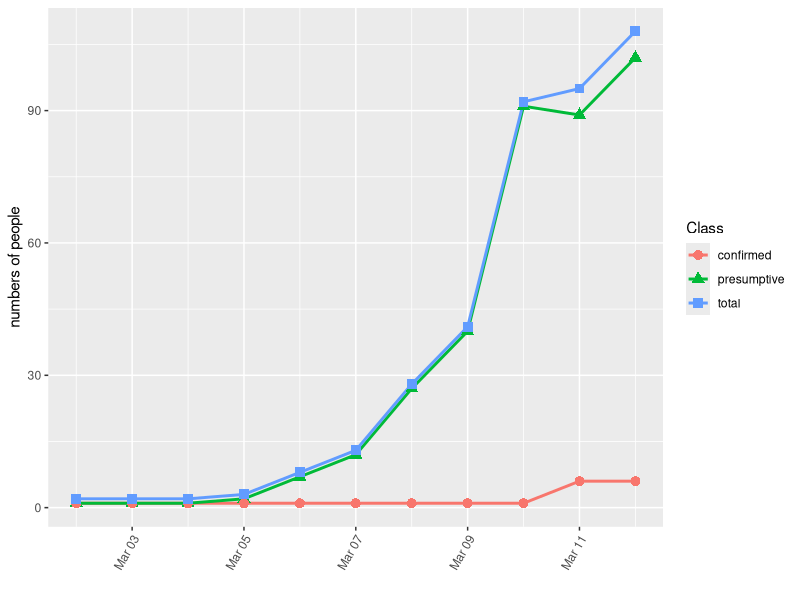
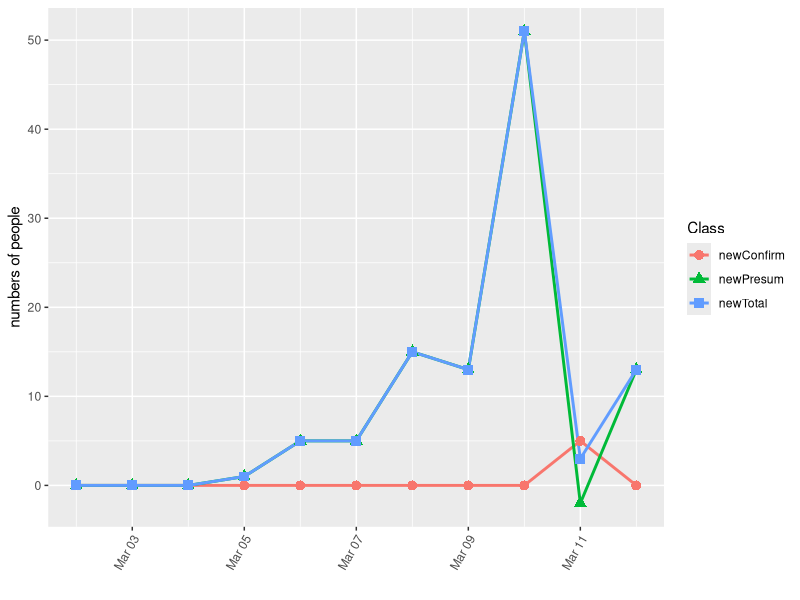
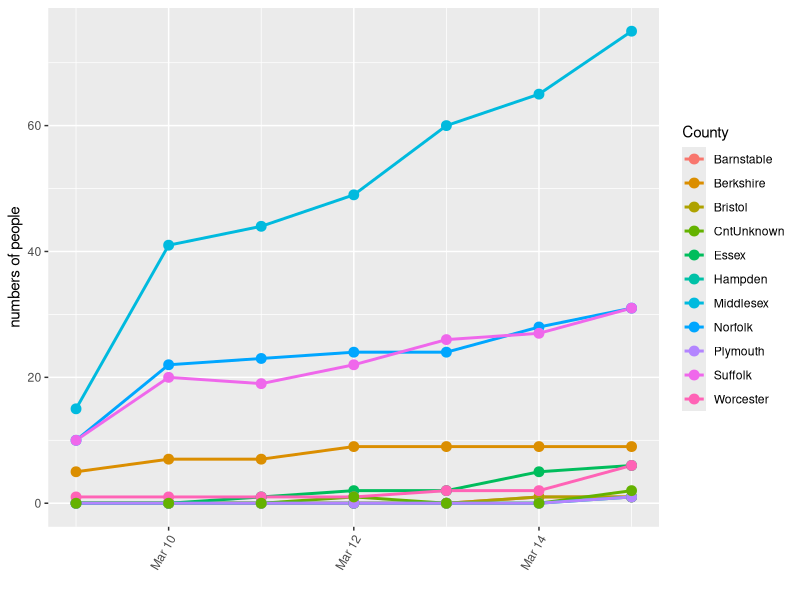
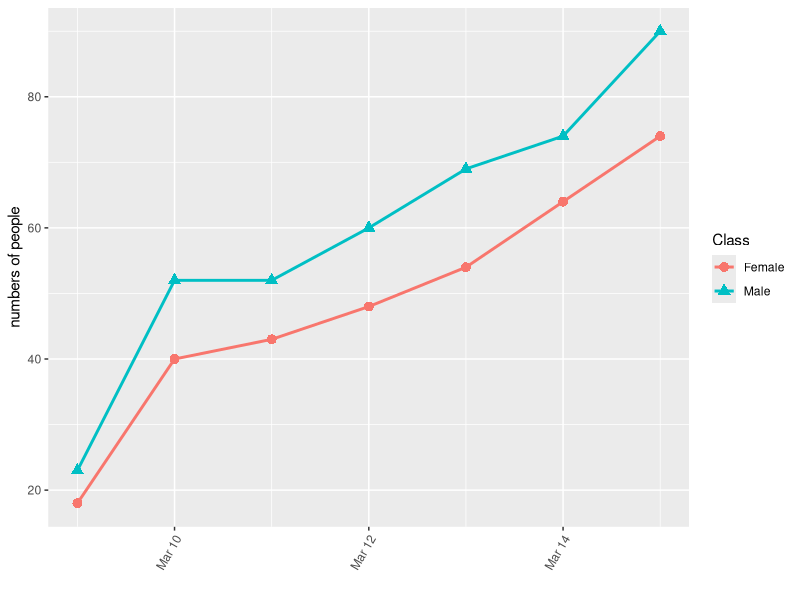
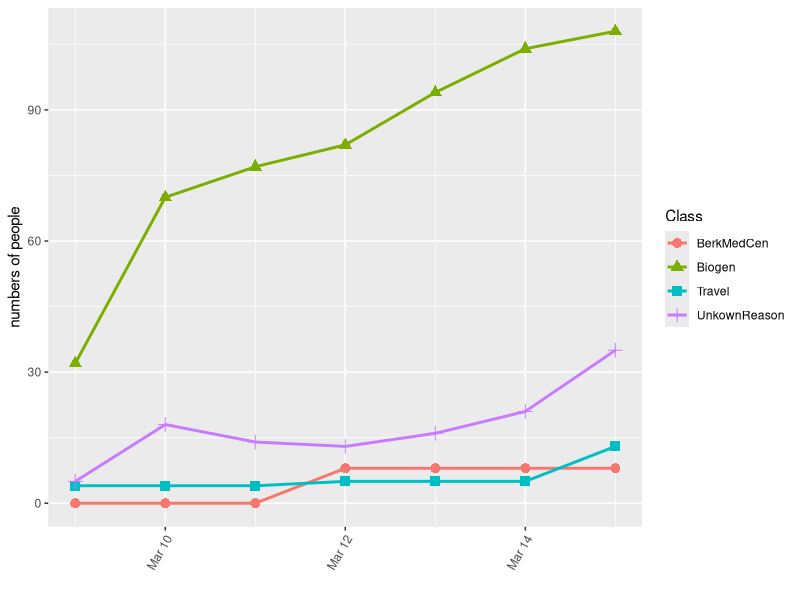
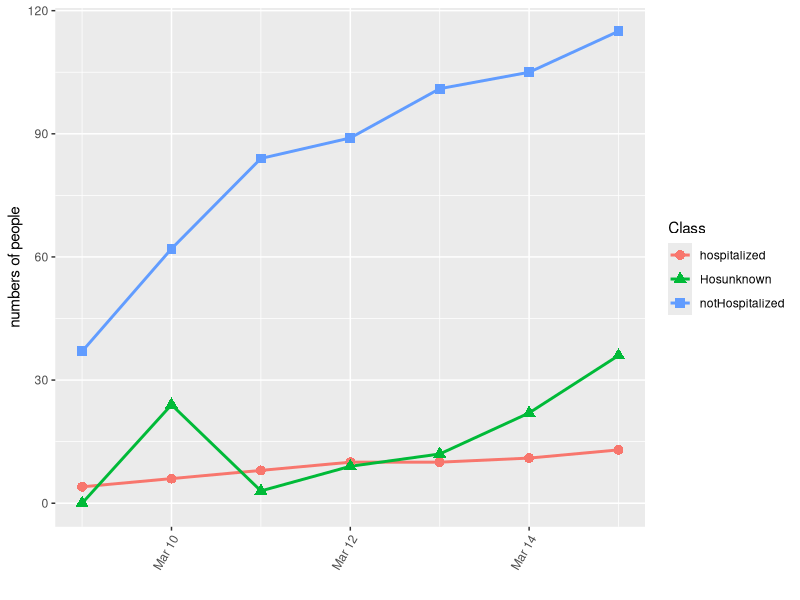

Source code (R) for these figures, in order:
## ---- chunk 1
knitr::opts_chunk$set(echo = TRUE)
## ---- chunk 2
library(tidyverse)
library(lubridate)
covMas <- read.csv("covmas.csv")
sources <- read.csv("masSources.csv")
covMasDet <- read.csv("covmasdetail.csv")
covMasDay <- read.csv("covmasday.csv")
## ---- chunk 3
covMaslong <- gather(covMas%>% select(-X), key="key", value="value", -date)
names(covMaslong)[2] <- "Class"
covMaslong %>% filter(Class %in% c("presumptive","confirmed","total"))%>% ggplot(aes(as.Date(date, "%Y-%m-%d"),value,color=Class,shape=Class))+geom_line(size=1)+geom_point(size=3)+ylab("numbers of people")+xlab("")+theme(axis.text.x = element_text(angle = 60, hjust = 1))
## ---- chunk 4
covMasDaylong <- gather(covMasDay%>% select(-X), key="key", value="value", -date)
names(covMasDaylong)[2] <- "Class"
covMasDaylong %>%  ggplot(aes(as.Date(date, "%Y-%m-%d"),value,color=Class,shape=Class))+geom_line(size=1)+geom_point(size=3)+ylab("numbers of people")+xlab("")+theme(axis.text.x = element_text(angle = 60, hjust = 1))
## ---- chunk 5
covMasDetCntlong <- gather(covMasDet%>% select(-X) %>% select(date,Barnstable,Berkshire,Bristol,Essex,Hampden,Middlesex,Norfolk,Plymouth,Suffolk,Worcester,CntUnknown), key="key", value="value", -date)
names(covMasDetCntlong)[2] <- "County"
covMasDetCntlong %>% ggplot(aes(as.Date(date, "%Y-%m-%d"),value,color=County))+geom_line(size=1)+geom_point(size=3)+ylab("numbers of people")+xlab("")+theme(axis.text.x = element_text(angle = 60, hjust = 1))
## ---- chunk 6
covMasDetSexlong <- gather(covMasDet%>% select(-X) %>% select(date,Male,Female), key="key", value="value", -date)
names(covMasDetSexlong)[2] <- "Class"
covMasDetSexlong %>% ggplot(aes(as.Date(date, "%Y-%m-%d"),value,color=Class,shape=Class))+geom_line(size=1)+geom_point(size=3)+ylab("numbers of people")+xlab("")+theme(axis.text.x = element_text(angle = 60, hjust = 1))
## ---- chunk 7
covMasDetWhylong <- gather(covMasDet%>% select(-X) %>% select(date,Biogen,Travel,BerkMedCen,UnkownReason), key="key", value="value", -date)
names(covMasDetWhylong)[2] <- "Class"
covMasDetWhylong %>% ggplot(aes(as.Date(date, "%Y-%m-%d"),value,color=Class,shape=Class))+geom_line(size=1)+geom_point(size=3)+ylab("numbers of people")+xlab("")+theme(axis.text.x = element_text(angle = 60, hjust = 1))
## ---- chunk 8
covMasDetHoslong <- gather(covMasDet%>% select(-X) %>% select(date,hospitalized,notHospitalized,Hosunknown), key="key", value="value", -date)
names(covMasDetHoslong)[2] <- "Class"
covMasDetHoslong %>% ggplot(aes(as.Date(date, "%Y-%m-%d"),value,color=Class,shape=Class))+geom_line(size=1)+geom_point(size=3)+ylab("numbers of people")+xlab("")+theme(axis.text.x = element_text(angle = 60, hjust = 1))
